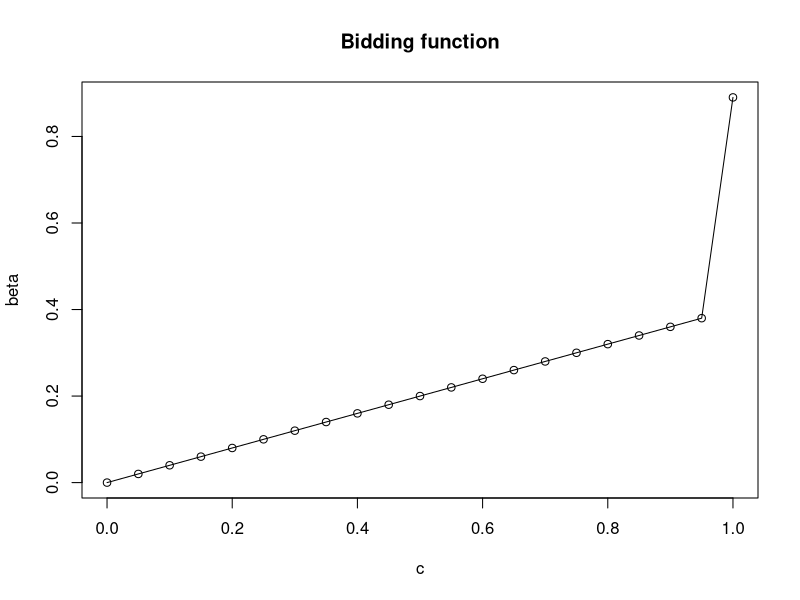

Source code (R):

# Distribution (CDF) of contextual value.
G <- function(c) {
  return(c)
}

# Derivative of G.
dG <- function(c) {
  return(1)
}

Gtilde <- function(v) {
  return(p*G(max((v-kappa)/(1-kappa),0))+(1-p)*G(min(v/(1-kappa),1)))
}

dGtilde <- function(v) {
  if (v < 1-kappa) {
    return((1-p)*dG(v/(1-kappa))/(1-kappa))
  }
  if ((v >= 1-kappa) && (v <= kappa)) {
    return(0)
  }
  if (v > kappa) {
    return(p*dG((v-kappa)/(1-kappa))/(1-kappa))
  }
}

interpolate_vec <- function(c,vec) {
  if ((c < 0) || (c > 1)) {
    return(0)
  }
  x <- (length(vec)-1)*c+1
  xi <- floor(x)
  xip <- xi + 1
  if (xip > length(vec)) {
    xip <- length(vec)
  }
  xr <- x %% 1
  interpolate_val <- (1-xr)*vec[xi] + xr*vec[xip]
  interpolate_val <- max(min(interpolate_val, 1),0)
  return(interpolate_val)
}

p <- 0.7
kappa <- 0.6
n1 <- 5
n2 <- 5

N <- 20 # Number steps in [0,1] interval
alpha <- 3.5 # Convergence speed.

dc <- 1/N

# The analytical equilibrium if beta < 1-kappa.
beta_low <- (1-kappa)*(0:N)/N

# Turning vector index into c location in [0,1] 
cval <- function(k) {
  return((k-1)*dc)
}

# Inverse a monotonically increasing function (return max beta^{-1}[0,f)).
Inverse_Fn <- function(f, vec) {
  k <- 1
  while ((vec[k] <= f) && (k <= length(vec))) {
    k <- k+1
  }
  k <- k-1
  c <- cval(k)
  return(c)
}

u <- function(beta, beta_, k) {
  
  Int1 <- 0
  j <- 1
  while (cval(j) < max((beta[k]-kappa)/(1-kappa),0)) {
    Int1 <- Int1 + dc*p*(1-kappa)*(cval(k)-cval(j))*(G(Inverse_Fn(kappa + (1-kappa)*cval(j), beta_))^(n2-1))*(n1*(G(cval(j))^(n1-1))*dG(cval(j)))
    j <- j+1
  }
  if (is.na(Int1)){
    Int1 <- 0
  }
  
  Int2 <- 0
  j <- 1
  while (cval(j) < Inverse_Fn(beta[k], beta_)) {
    Int2 <- Int2 + dc*p*(kappa + (1-kappa)*cval(k) - beta_[j])*(G(max((beta_[j]-kappa)/(1-kappa),0))^n1)*((n2-1)*(G(cval(j))^(n2-2))*dG(cval(j)))
    j <- j+1
  }
  if (is.na(Int2)){
    Int2 <- 0
  }
  
  Int3 <- 0
  j <- 1
  while (cval(j) < min(beta[k]/(1-kappa),1)) {
    Int3 <- Int3 + dc*(1-p)*(1-kappa)*(cval(k)-cval(j))*(G(Inverse_Fn((1-kappa)*cval(j), beta_))^(n2-1))*(n1*(G(cval(j))^(n1-1))*dG(cval(j)))
    j <- j+1
  }
  if (is.na(Int3)){
    Int3 <- 0
  }
  
  Int4 <- 0
  j <- 1
  while (cval(j) < Inverse_Fn(beta[k], beta_)) {
    Int4 <- Int4 + dc*(1-p)*((1-kappa)*cval(k) - beta_[j])*(G(min(beta_[j]/(1-kappa),1))^n1)*((n2-1)*(G(cval(j))^(n2-2))*dG(cval(j)))
    j <- j+1
  }
  if (is.na(Int4)){
    Int4 <- 0
  }
  
  return(Int1 + Int2 + Int3 + Int4)
}

beta <- kappa + (1-kappa)*(0:N)/N # Initial guess for beta > kappa.
max_iter <- 1000

ii <- 0
while (ii < max_iter) {
  beta_ <- beta
  for (i in 1:length(beta)) {
    dbeta <- rep(0,length(beta))
    dbeta[i] <- alpha*dc
    u_ <- u(beta, beta, i)
    up <- u(beta + dbeta, beta, i)
    um <- u(beta - dbeta, beta, i)
    
    if ((u_ < up) || (u_ < um)) {
      if (up >= um) {
        beta[i] <- min(beta[i] + (up-u_),1)
      }
      if (um > up) {
        beta[i] <- max(beta[i] - (um-u_), kappa)
      }
    }
  }
  
  # The final bidding function (also will be denoted by beta) is beta_low[i] at cval(i) if u(beta_low, beta_low, i) > u(beta, beta, i) and beta[i] otherwise.
  if (ii > max_iter/2) {
    for (i in 1:length(beta)) {
      u1 <- u(beta_low, beta_low, i)
      u2 <- u(beta, beta, i)
      if (u1 > u2) {
        beta[i] <- beta_low[i]
      }
    }
  }

  Dbeta <- sum((beta-beta_)^2)
  ii <- ii + 1
  print(paste("iter = ", ii, "Dbeta = ", Dbeta))
}

# for (i in 1:length(beta)) {
#   u1 <- u(beta_low, beta_low, i)
#   u2 <- u(beta, beta, i)
#   if (u1 > u2) {
#     beta[i] <- beta_low[i]
#   }
# }

plot((0:N)/N, beta, type='o', xlab="c", ylab="beta", main="Bidding function")

deviation_test <- function(beta) {
  pass <- TRUE
  dup <- rep(0, length(beta))
  dum <- rep(0, length(beta))
  for (i in 1:length(beta)) {
    dbeta <- rep(0, length(beta))
    dbeta[i] <- alpha*dc
    u_ <- u(beta, beta, i)
    dup[i] <- u(beta + dbeta, beta, i) - u_
    dum[i] <- u(beta - dbeta, beta, i) - u_
    
    pass <- pass && ((dup[i] <= 0) && (dum[i] <= 0))
  }
  return(list(pass, dup, dum))
}

global_deviation_test <- function(beta) {
  pass <- TRUE
  for (i in 1:length(beta)) {
    dbeta <- rep(0, length(beta))
    dbeta[i] <- 1
    u_ <- u(beta, beta, i)
    for (j in 1:length(beta)) {
      pass <- pass && (u_ >= u((j-1)*dc*dbeta, beta, i))
    }
  }
  return(pass)
}

deviation_test(beta)

################################################################################
# Compute common--value publisher revenues

w_pin = 0
for (i in 1:N) {
  w_pin <- w_pin + dc*(n1+n2)*(n1+n2-1)*(kappa*p+(1-kappa)*cval(i))*(1-G(cval(i)))*(G(cval(i))^(n1+n2-2))*dG(cval(i))
}

w_mtia = 0
for (i in 1:N) {
  w_mtia <- w_mtia + dc*p*n1*n2*(kappa + (1-kappa)*cval(i))*(1 - G(Inverse_Fn(kappa + (1-kappa)*cval(i), beta)))*(G(cval(i))^(n1-1))*(G(Inverse_Fn(kappa + (1-kappa)*cval(i), beta))^(n2-1))*dG(cval(i))
  w_mtia <- w_mtia + dc*p*n1*n2*beta[i]*(1-G(max((beta[i]-kappa)/(1-kappa),0)))*(G(max((beta[i]-kappa)/(1-kappa),0))^(n1-1))*(G(cval(i))^(n2-1))*dG(cval(i))
  if (n1 > 1) {
    w_mtia <- w_mtia + dc*p*n1*(n1-1)*(kappa + (1-kappa)*cval(i))*(1 - G(cval(i)))*(G(cval(i))^(n1-2))*(G(Inverse_Fn(kappa + (1-kappa)*cval(i), beta))^n2)*dG(cval(i))
  }
  if (n2 > 1) {
    w_mtia <- w_mtia + dc*p*n2*(n2-1)*beta[i]*(1-G(cval(i)))*(G(max((beta[i]-kappa)/(1-kappa),0))^n1)*(G(cval(i))^(n2-2))*dG(cval(i))
  }
  
  w_mtia <- w_mtia + dc*(1-p)*n1*n2*(1-kappa)*cval(i)*(1 - G(Inverse_Fn((1-kappa)*cval(i), beta)))*(G(cval(i))^(n1-1))*(G(Inverse_Fn((1-kappa)*cval(i), beta))^(n2-1))*dG(cval(i))
  w_mtia <- w_mtia + dc*(1-p)*n1*n2*beta[i]*(1-G(min(beta[i]/(1-kappa),1)))*(G(min((beta[i]-kappa)/(1-kappa),1))^(n1-1))*(G(cval(i))^(n2-1))*dG(cval(i))
  if (n1 > 1) {
    w_mtia <- w_mtia + dc*(1-p)*n1*(n1-1)*(1-kappa)*cval(i)*(1 - G(cval(i)))*(G(cval(i))^(n1-2))*(G(Inverse_Fn((1-kappa)*cval(i), beta))^n2)*dG(cval(i))
  }
  if (n2 > 1) {
    w_mtia <- w_mtia + dc*(1-p)*n2*(n2-1)*beta[i]*(1-G(cval(i)))*(G(min(beta[i]/(1-kappa),1))^n1)*(G(cval(i))^(n2-2))*dG(cval(i))
  }
}

w_ct = w_pin

print("Compute common--value publisher revenues:")
print(paste("w_pin =", w_pin, "w_mtia =", w_mtia, "w_ct =", w_ct))

################################################################################
# Compute common--value conversion rates

v_pin = 0
for (i in 1:N) {
  v_pin <- v_pin + dc*(n1+n2)*(kappa*p+(1-kappa)*cval(i))*(G(cval(i))^(n1+n2-1))*dG(cval(i))
}

v_mtia = 0
for (i in 1:N) {
  v_mtia <- v_mtia + dc*p*n1*(kappa + (1-kappa)*cval(i))*(G(cval(i))^(n1-1))*(G(Inverse_Fn(kappa + (1-kappa)*cval(i), beta))^n2)*dG(cval(i))
  v_mtia <- v_mtia + dc*p*n2*(kappa + (1-kappa)*cval(i))*(G(max((beta[i]-kappa)/(1-kappa),0))^n1)*(G(cval(i))^(n2-1))*dG(cval(i))
  
  v_mtia <- v_mtia + dc*(1-p)*n1*(1-kappa)*cval(i)*(G(cval(i))^(n1-1))*(G(Inverse_Fn((1-kappa)*cval(i), beta))^n2)*dG(cval(i))
  v_mtia <- v_mtia + dc*(1-p)*n2*(1-kappa)*cval(i)*(G(min(beta[i]/(1-kappa),1))^n1)*(G(cval(i))^(n2-1))*dG(cval(i))
}

v_ct = v_pin

print("Compute common--value conversion rates:")
print(paste("v_pin =", v_pin, "v_mtia =", v_mtia, "v_ct =", v_ct))

################################################################################
# Compute independent--value publisher revenues

w_pin = 0
for (i in 1:N) {
  w_pin <- w_pin + dc*(n1+n2)*(n1+n2-1)*cval(i)*(1-Gtilde(cval(i)))*(Gtilde(cval(i))^(n1+n2-2))*dGtilde(cval(i))
}

w_mtia = 0
for (i in 1:N) {
  if (n1 > 1) {
    w_mtia <- w_mtia + dc*n1*(n1-1)*cval(i)*(1-Gtilde(cval(i)))*(Gtilde(cval(i))^(n1-2))*(G(min(max((cval(i)-kappa*p)/(1-kappa),0),1))^n2)*dGtilde(cval(i))
  }
  w_mtia <- w_mtia + dc*n1*n2*cval(i)*(1-G(min(max((cval(i)-kappa*p)/(1-kappa),0),1)))*(Gtilde(cval(i))^(n1-1))*(G(min(max((cval(i)-kappa*p)/(1-kappa),0),1))^(n2-1))*dGtilde(cval(i))
  w_mtia <- w_mtia + dc*n1*n2*(kappa*p + (1-kappa)*cval(i))*(1-Gtilde(kappa*p+(1-kappa)*cval(i)))*(Gtilde(kappa*p+(1-kappa)*cval(i))^(n1-1))*(G(cval(i))^(n2-1))*dG(cval(i))
  if (n2 > 1) {
    w_mtia <- w_mtia + dc*n2*(n2-1)*(kappa*p + (1-kappa)*cval(i))*(1-G(cval(i)))*(Gtilde(kappa*p+(1-kappa)*cval(i))^n1)*(G(cval(i))^(n2-2))*dG(cval(i))
  }
}

w_ct = 0
for (i in 1:N) {
  w_ct <- w_ct + dc*(n1+n2)*(n1+n2-1)*(kappa*p+(1-kappa)*cval(i))*(1-G(cval(i)))*(G(cval(i))^(n1+n2-2))*dG(cval(i))
}

print("Compute independent--value publisher revenues:")
print(paste("w_pin =", w_pin, "w_mtia =", w_mtia, "w_ct =", w_ct))

################################################################################
# Compute independent--value conversion rates

v_pin = 0
# for (i in 1:N) {
#   v_pin <- v_pin + dc*(n1+n2)*cval(i)*(Gtilde(cval(i))^(n1+n2-1))*dGtilde(cval(i))
# }
for (i in 1:N) {
  v_pin <- v_pin + dc*(1-p)*(n1+n2)*(1-kappa)*cval(i)*(((1-p)*G(cval(i)))^(n1+n2-1))*dG(cval(i))
  v_pin <- v_pin + dc*p*(n1+n2)*(kappa+(1-kappa)*cval(i))*((p*G(cval(i))+1-p)^(n1+n2-1))*dG(cval(i))
}

v_mtia = 0
for (i in 1:N) {
  v_mtia <- v_mtia + dc*n1*cval(i)*(Gtilde(cval(i))^(n1-1))*(G(min(max((cval(i)-kappa*p)/(1-kappa),0),1))^n2)*dGtilde(cval(i))
  v_mtia <- v_mtia + dc*n2*(kappa*p + (1-kappa)*cval(i))*(Gtilde(kappa*p+(1-kappa)*cval(i))^n1)*(G(cval(i))^(n2-1))*dG(cval(i))
}

v_ct = 0
for (i in 1:N) {
  v_ct <- v_ct + dc*(n1+n2)*(kappa*p+(1-kappa)*cval(i))*(G(cval(i))^(n1+n2-1))*dG(cval(i))
}

print("Compute independent--value conversion rates:")
print(paste("v_pin =", v_pin, "v_mtia =", v_mtia, "v_ct =", v_ct))

################################################################################
